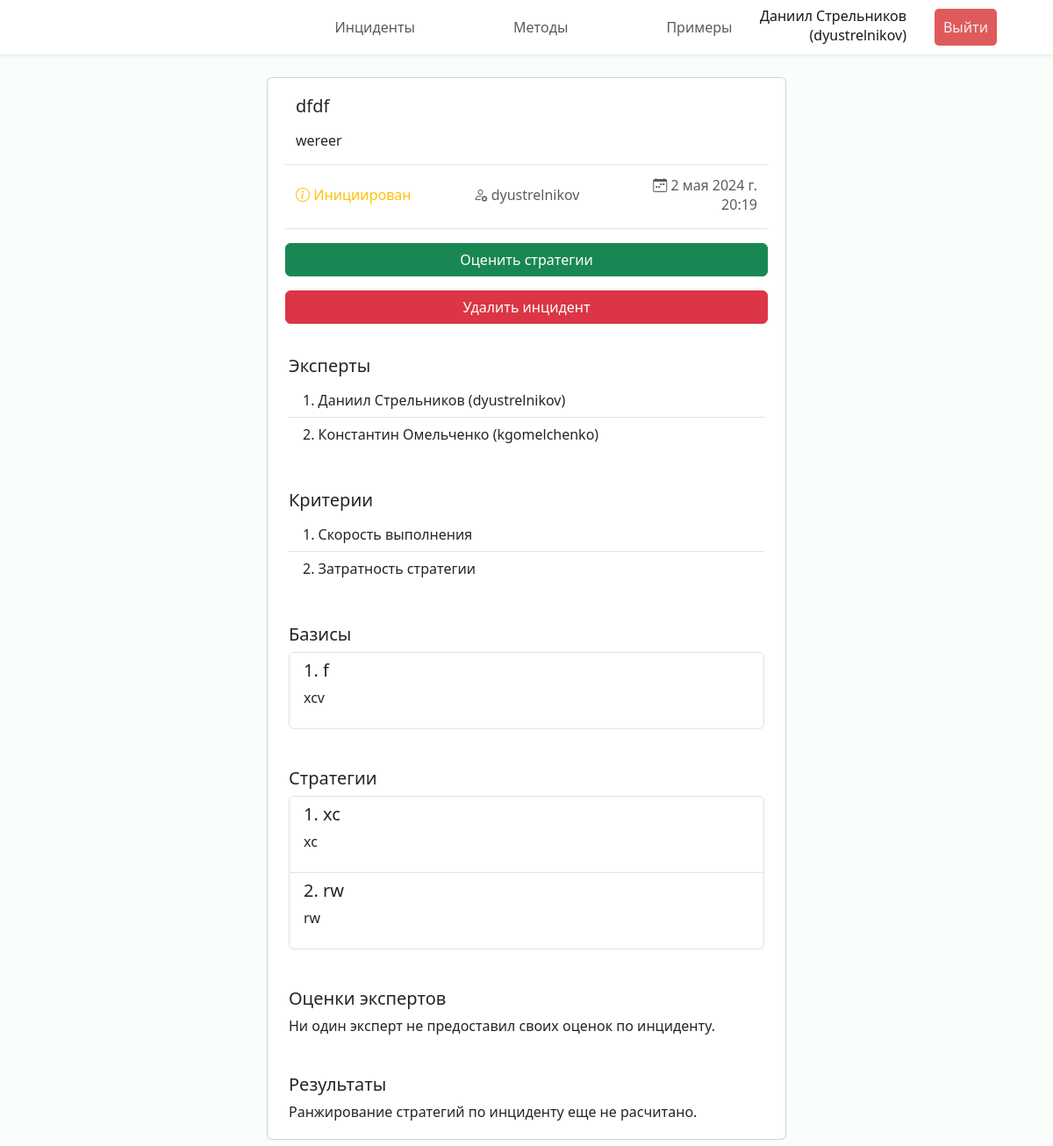
/incident/5 (signed in), run on the app's committed database.
### incidents/models.py (models this page shows, shortened)
class Incident(models.Model):
    name = models.CharField("Название", max_length=100)
    description = models.TextField("Описание")
    created_at = models.DateTimeField("Создан")
    results = models.JSONField("Результаты", null=True, blank=True)
    creator = models.ForeignKey(Expert, verbose_name="Инициатор", on_delete=models.CASCADE,
                                related_name="authored_incidents")
    status = models.ForeignKey(Status, verbose_name="Статус", on_delete=models.CASCADE)
    criteries = models.ManyToManyField(Criteria, through="IncidentCriteria")
    experts = models.ManyToManyField(Expert, through="IncidentExpert")
    class Meta:
        verbose_name = "Инцидент"
        verbose_name_plural = "Инциденты"

class Status(models.Model):
    name = models.CharField("Наименование", max_length=100)
    def __str__(self) -> str:
        return self.name
    class Meta:
        verbose_name = "Статус"
        verbose_name_plural = "Статусы"

class Expert(models.Model):
    user = models.OneToOneField(User, verbose_name="Пользователь", on_delete=models.CASCADE)
    def __str__(self) -> str:
        return self.user.get_full_name() + f" ({self.user.get_username()})"
    class Meta:
        verbose_name = "Эксперт"
        verbose_name_plural = "Эксперты"

class IncidentExpert(models.Model):
    incident = models.ForeignKey(Incident, verbose_name="Инцидент", on_delete=models.CASCADE)
    expert = models.ForeignKey(Expert, verbose_name="Эксперт", on_delete=models.CASCADE)
    number = models.PositiveSmallIntegerField("Номер")
    scores = models.JSONField("Оценки", null=True, blank=True)
    class Meta:
        verbose_name = "Эксперт по инциденту"
        verbose_name_plural = "Эксперты по инциденту"
        unique_together = ('incident', 'expert',)

class IncidentCriteria(models.Model):
    incident = models.ForeignKey(Incident, verbose_name="Инцидент", on_delete=models.CASCADE)
    criteria = models.ForeignKey(Criteria, verbose_name="Критерий", on_delete=models.CASCADE)
    number = models.PositiveSmallIntegerField("Номер")
    class Meta:
        verbose_name = "Критерий ранжирования инцидента"
        verbose_name_plural = "Критерии ранжирования инцидента"
        unique_together = ('incident', 'criteria',)

class Criteria(models.Model):
    description = models.CharField("Описание", max_length=200)
    def __str__(self) -> str:
        return self.description
    class Meta:
        verbose_name = "Критерий ранжирования"
        verbose_name_plural = "Критерии ранжирования"

class Basis(models.Model):
    incident = models.ForeignKey(Incident, verbose_name="Инцидент", on_delete=models.CASCADE)
    name = models.CharField("Название", max_length=100)
    description = models.TextField("Описание")
    number = models.PositiveSmallIntegerField("Номер")
    class Meta:
        verbose_name = "Базис инцидента"
        verbose_name_plural = "Базисы инцидента"
        unique_together = ('incident', 'name',)

class Strategy(models.Model):
    incident = models.ForeignKey(Incident, verbose_name="Инцидент", on_delete=models.CASCADE)
    name = models.CharField("Название", max_length=100)
    description = models.TextField("Описание")
    number = models.PositiveSmallIntegerField("Номер")
    class Meta:
        verbose_name = "Стратегия устранения инцидента"
        verbose_name_plural = "Стратегии устранения инцидента"
        unique_together = ('incident', 'name',)

### incidents/views.py (the view)
# urls.py: path("incident/<int:incident_id>", views.incident, name="incident"),
@login_required(login_url='login')
def incident(request, incident_id):
    if request.method == 'GET':
        try:
            incident = Incident.objects.get(id=incident_id)
        except Incident.DoesNotExist:
            raise Http404("Инцидент не существует")
        try:
            expert = Expert.objects.get(user=request.user)
        except Expert.DoesNotExist:
            raise Http404("Эксперт не существует")
        experts_with_scores = IncidentExpert.objects.filter(incident=incident,
                                                            scores__isnull=False)
        incident_expert = IncidentExpert.objects.get(incident=incident,
                                                      expert=expert)
        results = prepare_results(incident)
        return render(request, "incidents/incident.html", {
            'incident': incident,
            'incident_expert': incident_expert,
            'experts_with_scores': experts_with_scores,
            'results': results})

### incidents/utils/prepare_data.py (called while the page is built, shortened)
def prepare_results(incident):
    if incident.results == None :
        return {}

### incidents/templates/incidents/incident.html (shortened to what this page needs)
{% extends 'incidents/base.html' %}
{% load static %}
{% block header %}
<header class="header fixed-top shadow-sm d-flex">
    <nav class="navbar navbar-expand-lg w-100">
        <div class="collapse navbar-collapse justify-content-center" id="navbarNav">
        <ul class="navbar-nav py-1">
            <li class="nav-item px-5"><a class="nav-link" href="{% url 'incidents' %}">Инциденты</a></li>
            <li class="nav-item px-5"><a class="nav-link" href="{% url 'methods' %}">Методы</a></li>
            <li class="nav-item px-5"><a class="nav-link" href="{% url 'examples' %}">Примеры</a></li>
        </ul>
        </div>
        <ul class="navbar-nav position-fixed end-0 me-5 align-items-center">
            <li class="nav-item px-3 text-end mb-1">
                <div class="fullname">{{ request.user.get_full_name }}</div>
                <div class="username">({{ request.user.get_username }})</div>
            </li>
            <li class="nav-item px-3">
                <form action="{% url 'logout' %}" method="POST">
                    <button class="logout-btn" type="submit">Выйти</button>
                </form>
            </li>
          </ul>
    </nav>
</header>
{% endblock %}
{% block content %}
<div class="cards d-flex p-2 flex-column align-items-center">
    <div class="col-lg-6 col-xxl-5 card mb-3">
        <div class="card-body mx-3 my-1">
          <h5 class="card-title">{{ incident.name }}</h5>
          <p class="card-text">{{ incident.description|linebreaks }}</p>
          <div class="row justify-content-between align-items-center py-3 border-top border-bottom">
            <p class="col card-subtitle text-warning"><i class="bi bi-info-circle"></i> {{ incident.status }}</p>
            <p class="col card-subtitle text-center text-muted"><i class="bi bi-person-gear"></i> {{ incident.creator.user.get_username }}</p>
            <p class="col card-subtitle text-muted text-end"><i class="bi bi-calendar-week"></i> {{ incident.created_at }}</p>
          </div>
          {% if incident_expert %}
          <div class="row justify-content-between align-items-center pt-3">
            <a href="{% url 'incident_assess' incident.id %}" class="col btn btn-success">Оценить стратегии</a>
          </div>
          {% endif %}
          {% if request.user == incident.creator.user %}
          <form class="row justify-content-between align-items-center pt-3" action="{% url 'incident_delete' incident.id %}" method="POST">
            <button class="col btn btn-danger" type="submit">Удалить инцидент</button>
          </form>
          {% endif %}
        </div>
        <div class="card-body mx-2 mb-1">
            <h5 class="card-title">Эксперты</h5>
            <ul class="list-group list-group-flush">
                {% for expert in incident.incidentexpert_set.all %}
                <li class="list-group-item">{{ forloop.counter }}. {{ expert.expert }}</li>
                {% endfor %}
            </ul>
        </div>
        <div class="card-body m-2 mb-1">
            <h5 class="card-title">Критерии</h5>
            <ul class="list-group list-group-flush">
                {% for criteria in incident.incidentcriteria_set.all %}
                <li class="list-group-item">{{ forloop.counter }}. {{ criteria.criteria }}</li>
                {% endfor %}
            </ul>
        </div>
        <div class="card-body m-2 mb-1">
            <h5 class="card-title">Базисы</h5>
            <div class="list-group">
                {% for basis in incident.basis_set.all %}
                <a class="list-group-item flex-column align-items-start">
                  <div class="d-flex w-100 justify-content-between">
                    <h5 class="mb-1">{{ forloop.counter }}. {{ basis.name }}</h5>
                  </div>
                  <p class="mb-1">{{ basis.description|linebreaks }}</p>
                </a>
                {% endfor %}
            </div>
        </div>
        <div class="card-body m-2 mb-1">
            <h5 class="card-title">Стратегии</h5>
            <div class="list-group">
                {% for strategy in incident.strategy_set.all %}
                <a class="list-group-item flex-column align-items-start">
                  <div class="d-flex w-100 justify-content-between">
                    <h5 class="mb-1">{{ forloop.counter }}. {{ strategy.name }}</h5>
                  </div>
                  <p class="mb-1">{{ strategy.description|linebreaks }}</p>
                </a>
                {% endfor %}
            </div>
        </div>
        <div class="card-body m-2 mb-1">
          <h5 class="card-title">Оценки экспертов</h5>
          {% if not experts_with_scores %}
          <p class="card-text">Ни один эксперт не предоставил своих оценок по инциденту.</p>
          {% endif %}
        </div>
        <div class="card-body m-2 mb-1">
          <h5 class="card-title">Результаты</h5>
          {% if not incident.results %}
          <p class="card-text">Ранжирование стратегий по инциденту еще не расчитано.</p>
          {% endif %}
        </div>
      </div>
</div>
{% endblock %}

### incidents/static/incidents/css/style.css (style rules this page uses)
:root { --font-family: "Segoe UI", Roboto, "Helvetica Neue", Arial, sans-serif; }
* { box-sizing: border-box; padding: 0; margin: 0; }
body { margin: 5rem 0 0 0; font-family: var(--font-family); font-weight: 400; line-height: normal; background-color: rgb(250, 254, 251); color: #19171a; overflow: overlay; width: 100%; }
.header { background: rgb(255, 255, 255); }
.logout-btn { padding: 10px; background-color: #df5b5b; color: #f5efef; text-decoration: none; border-radius: 5px; border-width: 0; }

### data on the page
Incident: name "dfdf", description "wereer", status "Инициирован", creator.user.get_username "dyustrelnikov", created_at "2 мая 2024 г. 20:19"
IncidentExpert: expert "Даниил Стрельников (dyustrelnikov)"
IncidentExpert: expert "Константин Омельченко (kgomelchenko)"
IncidentCriteria: criteria "Скорость выполнения"
IncidentCriteria: criteria "Затратность стратегии"
Basis: name "f", description "xcv"
Strategy: name "xc", description "xc"
Strategy: name "rw", description "rw"

### other printed values
{{ request.user.get_full_name }} "Даниил Стрельников"
{{ request.user.get_username }} "dyustrelnikov"
